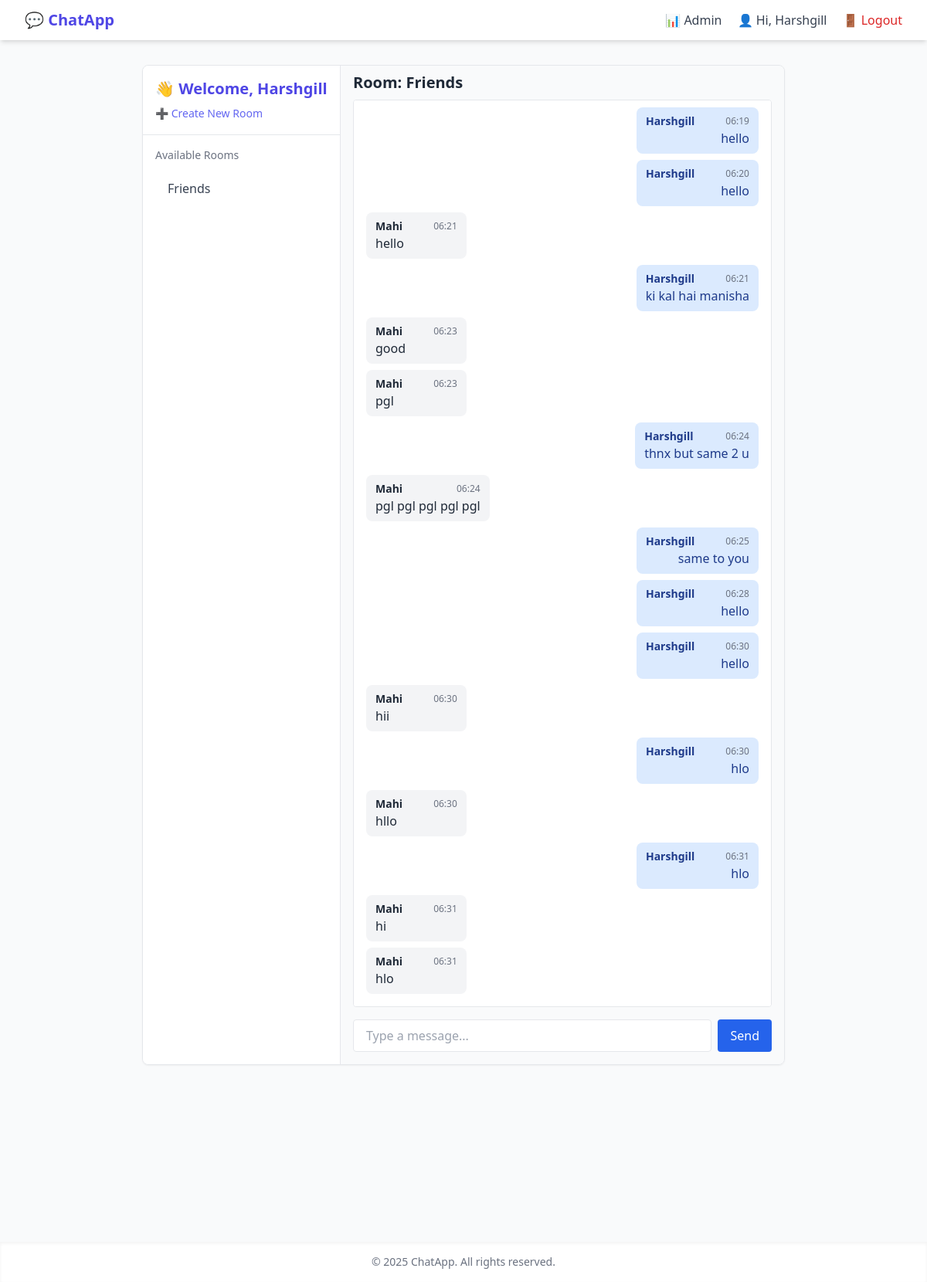
Screenshot of /?room=Friends (signed in) with the database file from the repository.
### core/models.py (models this page shows, shortened)
class Room(models.Model):
    name = models.CharField(max_length=255, unique=True)
    created_by = models.ForeignKey(User, on_delete=models.CASCADE)
    created_at = models.DateTimeField(auto_now_add=True)

class Message(models.Model):
    room = models.ForeignKey(Room, on_delete=models.CASCADE, related_name='messages')
    user = models.ForeignKey(User, on_delete=models.CASCADE)
    content = models.TextField()
    timestamp = models.DateTimeField(auto_now_add=True)

### core/views.py (the view)
# urls.py: 2. Add a URL to urlpatterns:  path('', views.home, name='home')
@login_required
def home(request):
    rooms = Room.objects.all()
    selected_room = None
    messages = []
    room_name = request.GET.get("room")
    if room_name:
        try:
            selected_room = Room.objects.get(name=room_name)
            messages = selected_room.messages.order_by('timestamp')[:50]
        except Room.DoesNotExist:
            messages.error(request, 'Selected room does not exist')
    return render(request, 'home.html', {
        'rooms': rooms,
        'selected_room': selected_room,
        'messages': messages,
    })

### templates/home.html (shortened to what this page needs)
{% extends 'base.html' %} {% block content %}
<div class="flex h-[78vh] border rounded-lg overflow-hidden shadow-sm">
  <aside class="w-64 bg-white border-r overflow-y-auto">
    <div class="p-4 border-b">
      <h2 class="text-xl font-semibold text-indigo-600">👋 Welcome, {{ request.user.username }}</h2>
      <a href="{% url 'create_room' %}" class="mt-2 inline-block text-sm text-indigo-500 hover:underline"
        >➕ Create New Room</a
      >
    </div>
    <div class="p-4">
      <h3 class="text-sm font-medium text-gray-500 mb-2">Available Rooms</h3>
      <ul class="space-y-2">
        {% for room in rooms %}
        <a
          href="/?room={{ room.name }}"
          class="block px-4 py-2 rounded text-gray-700 flex items-center justify-between group hover:bg-indigo-100"
        >
          {{ room.name }} {% if room.created_by == request.user %}
          <form
            action="{% url 'delete_room' room.id %}?next=home"
            method="post"
            onsubmit="return confirm('Are you sure you want to delete this room?');"
            class="inline mt-1"
          >
          </form>
          {% endif %}
        </a>
        {% empty %}
        <li class="text-gray-400 text-sm">No rooms available</li>
        {% endfor %}
      </ul>
    </div>
  </aside>
  <main class="flex-1 px-4 bg-gray-50 flex flex-col">
    {% if selected_room %}
    <h2 class="text-xl font-bold my-2">Room: {{ selected_room.name }}</h2>
    <div class="flex flex-col justify-between overflow-y-auto h-full mb-4">
      <div id="chat-box" class="border p-4 flex-1 overflow-y-scroll bg-white rounded mb-4 space-y-2">
        {% for msg in messages %} {% if msg.user %} {% if msg.user == request.user %}
        <div class="text-right">
          <div class="inline-block bg-blue-100 text-blue-900 px-3 py-2 rounded-lg">
            <div class="flex justify-between gap-10 items-center text-sm">
              <p class="font-semibold">{{ msg.user.username }}</p>
              <small class="text-gray-500 text-xs">{{ msg.timestamp|date:"H:i" }}</small>
            </div>
            <p>{{ msg.content }}</p>
          </div>
        </div>
        {% else %}
        <div class="text-left">
          <div class="inline-block bg-gray-100 text-gray-800 px-3 py-2 rounded-lg">
            <div class="flex justify-between gap-10 items-center text-sm">
              <p class="font-semibold">{{ msg.user.username }}</p>
              <small class="text-gray-500 text-xs">{{ msg.timestamp|date:"H:i" }}</small>
            </div>
            <p>{{ msg.content }}</p>
          </div>
        </div>
        {% endif %} {% else %}
        <div class="text-center">
          <p class="text-gray-500 text-xs italic">{{ msg.content }}</p>
        </div>
        {% endif %} {% endfor %}
      </div>
      <form id="chat-form" class="flex gap-2">
        <input
          type="text"
          id="message-input"
          class="flex-1 border px-4 py-2 rounded"
          placeholder="Type a message..."
          autocomplete="off"
          required
        />
        <button type="submit" class="bg-blue-600 text-white px-4 py-2 rounded">Send</button>
      </form>
    </div>
    {% else %}
    <div>
      <h2 class="text-2xl font-semibold text-gray-700 mb-2">Select a Room</h2>
      <p class="text-gray-500">Click on a chat room from the left sidebar to start messaging.</p>
    </div>
    {% endif %}
  </main>
</div>
{% endblock %}

### templates/base.html (shortened to what this page needs)
{% load static %}
<!DOCTYPE html>
<html lang="en">
  <head>
    <script src="https://cdn.tailwindcss.com"></script>
  </head>
  <body class="bg-gray-50 text-gray-800 min-h-screen flex flex-col">
    <nav class="bg-white shadow-md">
      <div class="max-w-7xl mx-auto px-4 sm:px-6 lg:px-8 py-3 flex justify-between items-center">
        <div class="text-xl font-semibold text-indigo-600">
          <a href="{% url 'home' %}">💬 ChatApp</a>
        </div>
        <div class="space-x-4 text-sm sm:text-base">
          {% if user.is_staff %}
          <a href="{% url 'admin_dashboard' %}" class="text-gray-700 hover:text-indigo-600">📊 Admin</a>
          {% endif %} {% if user.is_authenticated %}
          <a href="{% url 'profile' %}" class="text-gray-700 hover:text-indigo-600">👤 Hi, {{ user.username }}</a>
          <a href="{% url 'logout' %}" class="text-red-600 hover:text-red-800">🚪 Logout</a>
          {% else %}
          <a href="{% url 'login' %}" class="text-indigo-600 hover:text-indigo-800">🔑 Login</a>
          <a href="{% url 'signup' %}" class="text-indigo-600 hover:text-indigo-800">👤 Signup</a>
          {% endif %}
        </div>
      </div>
    </nav>
    <main class="flex-grow">
      <div class="max-w-4xl mx-auto py-8 px-4 sm:px-6 lg:px-8">{% block content %}{% endblock %}</div>
    </main>
    <footer class="bg-white text-center text-sm py-4 text-gray-500 shadow-inner">
      © {{ year|default:2025 }} ChatApp. All rights reserved.
    </footer>
  </body>
</html>

### rows the page displays
Room: name "Friends"
Message: user.username "Harshgill", timestamp "06:19", content "hello"
Message: user.username "Harshgill", timestamp "06:20", content "hello"
Message: user.username "Mahi", timestamp "06:21", content "hello"
Message: user.username "Harshgill", timestamp "06:21", content "ki kal hai manisha"
Message: user.username "Mahi", timestamp "06:23", content "good"
Message: user.username "Mahi", timestamp "06:23", content "pgl"
Message: user.username "Harshgill", timestamp "06:24", content "thnx but same 2 u"
Message: user.username "Mahi", timestamp "06:24", content "pgl pgl pgl pgl pgl"
Message: user.username "Harshgill", timestamp "06:25", content "same to you"
Message: user.username "Harshgill", timestamp "06:28", content "hello"
Message: user.username "Harshgill", timestamp "06:30", content "hello"
Message: user.username "Mahi", timestamp "06:30", content "hii"
Message: user.username "Harshgill", timestamp "06:30", content "hlo"
Message: user.username "Mahi", timestamp "06:30", content "hllo"
Message: user.username "Harshgill", timestamp "06:31", content "hlo"
Message: user.username "Mahi", timestamp "06:31", content "hi"
Message: user.username "Mahi", timestamp "06:31", content "hlo"

### other values shown
{{ user.username }} "Harshgill"
{{ request.user.username }} "Harshgill"
{{ year|default:2025 }} "2025"
